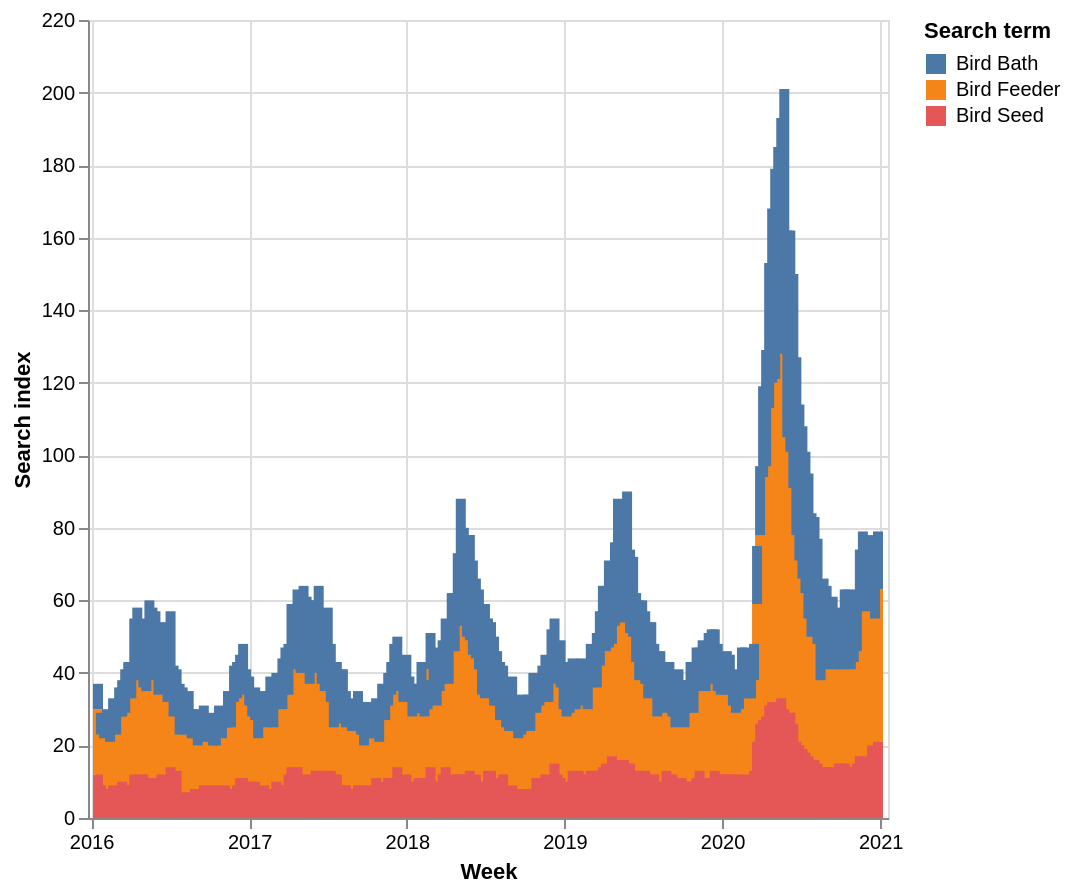

This figure's Vega-Lite source:
### Vega-Lite specification from a JSON file in a GitHub repository (floating-point values rounded to 4 significant figures; data arrays with more than 128 entries replaced by an {"elided": "..."} marker saying what was removed)
{"$schema": "https://vega.github.io/schema/vega-lite/v5.json", "description": "Birds", "data": {"values": {"elided": "783 records"}, "format": {"parse": {"Week": "date"}}}, "transform": [{"filter": {"field": "Week", "range": [{"year": 2010, "month": "dec", "date": 1}, {"year": 2020, "month": "dec", "date": 30}]}}], "height": 399, "width": 400, "mark": {"type": "bar"}, "encoding": {"x": {"field": "Week", "type": "temporal"}, "y": {"field": "Value", "type": "quantitative", "title": "Search index"}, "color": {"field": "Measure", "type": "nominal", "title": "Search term"}, "tooltip": [{"field": "Measure", "type": "ordinal", "title": "Search index"}, {"field": "Week", "type": "temporal", "title": "Date"}, {"field": "Value", "type": "quantitative"}]}}
